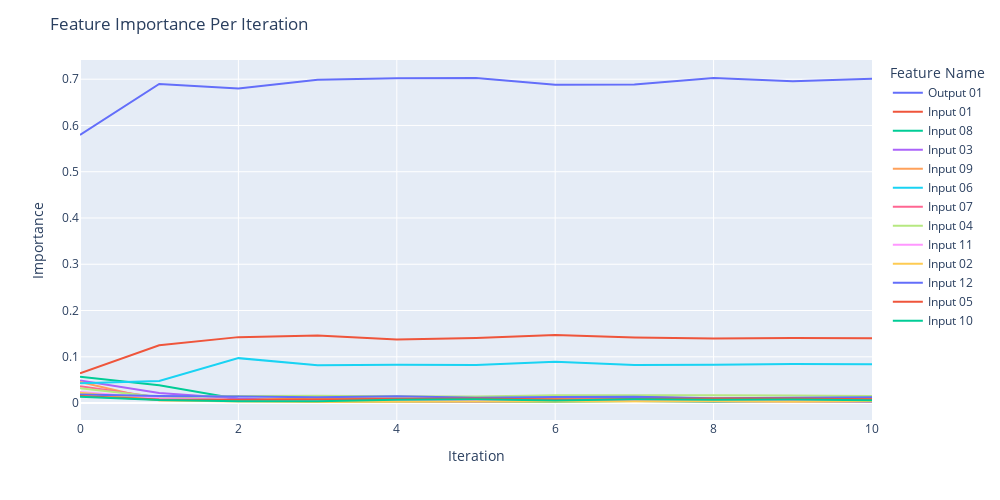

Notebook cell for this chart:
### Code cell
fig = px.line(df_imp, x='Iteration', y="Importance", color = "Feature Name")

fig.update_layout(
    autosize=False,
    width=1000,
    height=500,
    title_text=f"Feature Importance Per Iteration",
    #paper_bgcolor='#2d3035',
    #plot_bgcolor='#2d3035', 
)

fig.show()

### Figure 1 — Plotly figure (JSON) as saved in the notebook; plotly's stock layout.template omitted (floating-point values rounded to 4 significant figures)
{"data": [{"hovertemplate": "Feature Name=Output 01<br>Iteration=%{x}<br>Importance=%{y}<extra></extra>", "legendgroup": "Output 01", "line": {"color": "#636efa", "dash": "solid"}, "marker": {"symbol": "circle"}, "mode": "lines", "name": "Output 01", "orientation": "v", "showlegend": true, "type": "scatter", "x": [0, 1, 2, 3, 4, 5, 6, 7, 8, 9, 10], "xaxis": "x", "y": [0.5793, 0.6897, 0.6799, 0.6988, 0.7022, 0.7025, 0.688, 0.6883, 0.7026, 0.6954, 0.7012], "yaxis": "y"}, {"hovertemplate": "Feature Name=Input 01<br>Iteration=%{x}<br>Importance=%{y}<extra></extra>", "legendgroup": "Input 01", "line": {"color": "#EF553B", "dash": "solid"}, "marker": {"symbol": "circle"}, "mode": "lines", "name": "Input 01", "orientation": "v", "showlegend": true, "type": "scatter", "x": [0, 1, 2, 3, 4, 5, 6, 7, 8, 9, 10], "xaxis": "x", "y": [0.06456, 0.125, 0.1425, 0.1458, 0.1372, 0.1408, 0.1472, 0.1415, 0.1393, 0.1405, 0.14], "yaxis": "y"}, {"hovertemplate": "Feature Name=Input 08<br>Iteration=%{x}<br>Importance=%{y}<extra></extra>", "legendgroup": "Input 08", "line": {"color": "#00cc96", "dash": "solid"}, "marker": {"symbol": "circle"}, "mode": "lines", "name": "Input 08", "orientation": "v", "showlegend": true, "type": "scatter", "x": [0, 1, 2, 3, 4, 5, 6, 7, 8, 9, 10], "xaxis": "x", "y": [0.05697, 0.03834, 0.008632, 0.00309, 0.003285, 0.00281, 0.002694, 0.004261, 0.002668, 0.004476, 0.003193], "yaxis": "y"}, {"hovertemplate": "Feature Name=Input 03<br>Iteration=%{x}<br>Importance=%{y}<extra></extra>", "legendgroup": "Input 03", "line": {"color": "#ab63fa", "dash": "solid"}, "marker": {"symbol": "circle"}, "mode": "lines", "name": "Input 03", "orientation": "v", "showlegend": true, "type": "scatter", "x": [0, 1, 2, 3, 4, 5, 6, 7, 8, 9, 10], "xaxis": "x", "y": [0.04877, 0.0215, 0.009936, 0.004225, 0.003984, 0.002966, 0.004801, 0.004224, 0.003996, 0.003124, 0.002627], "yaxis": "y"}, {"hovertemplate": "Feature Name=Input 09<br>Iteration=%{x}<br>Importance=%{y}<extra></extra>", "legendgroup": "Input 09", "line": {"color": "#FFA15A", "dash": "solid"}, "marker": {"symbol": "circle"}, "mode": "lines", "name": "Input 09", "orientation": "v", "showlegend": true, "type": "scatter", "x": [0, 1, 2, 3, 4, 5, 6, 7, 8, 9, 10], "xaxis": "x", "y": [0.04569, 0.006274, 0.005791, 0.0118, 0.01049, 0.009432, 0.01072, 0.01414, 0.009076, 0.0103, 0.01086], "yaxis": "y"}, {"hovertemplate": "Feature Name=Input 06<br>Iteration=%{x}<br>Importance=%{y}<extra></extra>", "legendgroup": "Input 06", "line": {"color": "#19d3f3", "dash": "solid"}, "marker": {"symbol": "circle"}, "mode": "lines", "name": "Input 06", "orientation": "v", "showlegend": true, "type": "scatter", "x": [0, 1, 2, 3, 4, 5, 6, 7, 8, 9, 10], "xaxis": "x", "y": [0.04298, 0.04771, 0.09712, 0.08168, 0.0829, 0.08243, 0.08937, 0.0824, 0.08273, 0.08451, 0.08391], "yaxis": "y"}, {"hovertemplate": "Feature Name=Input 07<br>Iteration=%{x}<br>Importance=%{y}<extra></extra>", "legendgroup": "Input 07", "line": {"color": "#FF6692", "dash": "solid"}, "marker": {"symbol": "circle"}, "mode": "lines", "name": "Input 07", "orientation": "v", "showlegend": true, "type": "scatter", "x": [0, 1, 2, 3, 4, 5, 6, 7, 8, 9, 10], "xaxis": "x", "y": [0.03641, 0.01189, 0.006303, 0.006809, 0.005216, 0.006639, 0.005086, 0.007199, 0.006899, 0.005753, 0.006708], "yaxis": "y"}, {"hovertemplate": "Feature Name=Input 04<br>Iteration=%{x}<br>Importance=%{y}<extra></extra>", "legendgroup": "Input 04", "line": {"color": "#B6E880", "dash": "solid"}, "marker": {"symbol": "circle"}, "mode": "lines", "name": "Input 04", "orientation": "v", "showlegend": true, "type": "scatter", "x": [0, 1, 2, 3, 4, 5, 6, 7, 8, 9, 10], "xaxis": "x", "y": [0.03181, 0.01309, 0.015, 0.01571, 0.01475, 0.01431, 0.01694, 0.01608, 0.01681, 0.01633, 0.01522], "yaxis": "y"}, {"hovertemplate": "Feature Name=Input 11<br>Iteration=%{x}<br>Importance=%{y}<extra></extra>", "legendgroup": "Input 11", "line": {"color": "#FF97FF", "dash": "solid"}, "marker": {"symbol": "circle"}, "mode": "lines", "name": "Input 11", "orientation": "v", "showlegend": true, "type": "scatter", "x": [0, 1, 2, 3, 4, 5, 6, 7, 8, 9, 10], "xaxis": "x", "y": [0.0238, 0.01027, 0.006188, 0.004752, 0.005563, 0.005438, 0.004366, 0.0066, 0.004806, 0.006888, 0.005259], "yaxis": "y"}, {"hovertemplate": "Feature Name=Input 02<br>Iteration=%{x}<br>Importance=%{y}<extra></extra>", "legendgroup": "Input 02", "line": {"color": "#FECB52", "dash": "solid"}, "marker": {"symbol": "circle"}, "mode": "lines", "name": "Input 02", "orientation": "v", "showlegend": true, "type": "scatter", "x": [0, 1, 2, 3, 4, 5, 6, 7, 8, 9, 10], "xaxis": "x", "y": [0.02217, 0.006309, 0.003485, 0.002295, 0.003096, 0.003414, 0.004136, 0.004031, 0.003918, 0.003015, 0.003949], "yaxis": "y"}, {"hovertemplate": "Feature Name=Input 12<br>Iteration=%{x}<br>Importance=%{y}<extra></extra>", "legendgroup": "Input 12", "line": {"color": "#636efa", "dash": "solid"}, "marker": {"symbol": "circle"}, "mode": "lines", "name": "Input 12", "orientation": "v", "showlegend": true, "type": "scatter", "x": [0, 1, 2, 3, 4, 5, 6, 7, 8, 9, 10], "xaxis": "x", "y": [0.01847, 0.01533, 0.01401, 0.01241, 0.01466, 0.01131, 0.01329, 0.01381, 0.01017, 0.01202, 0.01267], "yaxis": "y"}, {"hovertemplate": "Feature Name=Input 05<br>Iteration=%{x}<br>Importance=%{y}<extra></extra>", "legendgroup": "Input 05", "line": {"color": "#EF553B", "dash": "solid"}, "marker": {"symbol": "circle"}, "mode": "lines", "name": "Input 05", "orientation": "v", "showlegend": true, "type": "scatter", "x": [0, 1, 2, 3, 4, 5, 6, 7, 8, 9, 10], "xaxis": "x", "y": [0.01537, 0.007806, 0.007262, 0.008438, 0.009471, 0.009741, 0.007624, 0.009362, 0.009862, 0.009952, 0.008429], "yaxis": "y"}, {"hovertemplate": "Feature Name=Input 10<br>Iteration=%{x}<br>Importance=%{y}<extra></extra>", "legendgroup": "Input 10", "line": {"color": "#00cc96", "dash": "solid"}, "marker": {"symbol": "circle"}, "mode": "lines", "name": "Input 10", "orientation": "v", "showlegend": true, "type": "scatter", "x": [0, 1, 2, 3, 4, 5, 6, 7, 8, 9, 10], "xaxis": "x", "y": [0.01367, 0.006779, 0.003837, 0.004186, 0.007171, 0.008206, 0.005722, 0.008113, 0.00717, 0.007692, 0.005973], "yaxis": "y"}], "layout": {"autosize": false, "height": 500, "legend": {"title": {"text": "Feature Name"}, "tracegroupgap": 0}, "margin": {"t": 60}, "title": {"text": "Feature Importance Per Iteration"}, "width": 1000, "xaxis": {"anchor": "y", "autorange": true, "domain": [0, 1], "range": [0, 10], "title": {"text": "Iteration"}, "type": "linear"}, "yaxis": {"anchor": "x", "autorange": true, "domain": [0, 1], "range": [-0.03661, 0.7415], "title": {"text": "Importance"}, "type": "linear"}}}
